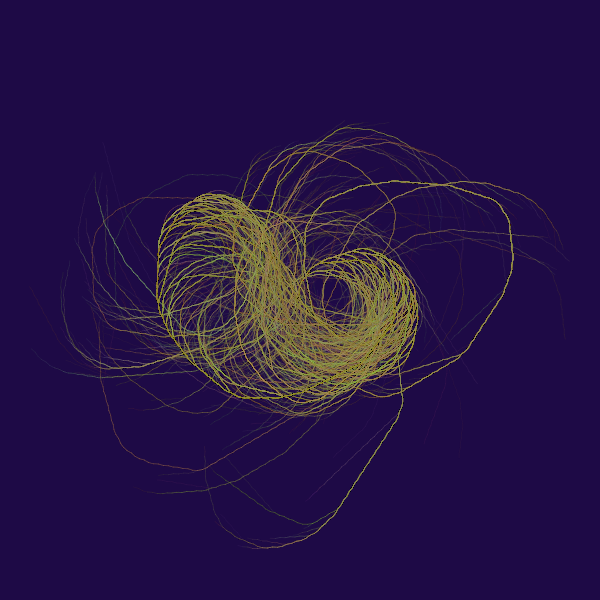
Frame 1 (no input)
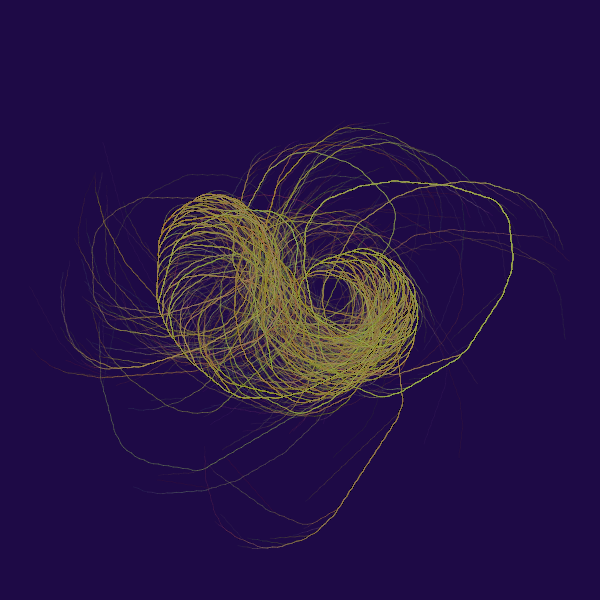
Frame 2 (the mouse pressed at the canvas centre, redrawn once)

The p5.js sketch that drew these frames (run headless with seeded random() and noise() and a simulated clock; the mouse was pressed at the canvas centre and the sketch redrawn once):

// p5.js sketch
// ── sketch.js
function setup() {
    createCanvas(600, 600);
    noLoop();
}

function draw() {
    background(30, 10, 70);
    const length = 5;
    const angle = 0.23;
    for (let i = 1; i < 10_000; i++) {
        let n = i;
        const sequence = [n];
        while (n > 1) {
            n = collatz(n);
            sequence.push(n);
        }
        sequence.reverse();

        resetMatrix();
        translate(width / 2, height / 2);
        stroke(random(100, 220), random(50, 250), random(180), 20);
        for (const element of sequence) {
            if (element % 2 === 0) {
                rotate(angle);
            } else {
                rotate(-angle);
            }
            line(0, 0, 0, -length);
            translate(0, -length);
        }
    }
}

function collatz(n) {
    if (n % 2 === 0) {
        return n / 2;
    }
    return n * 3 + 1;
}
